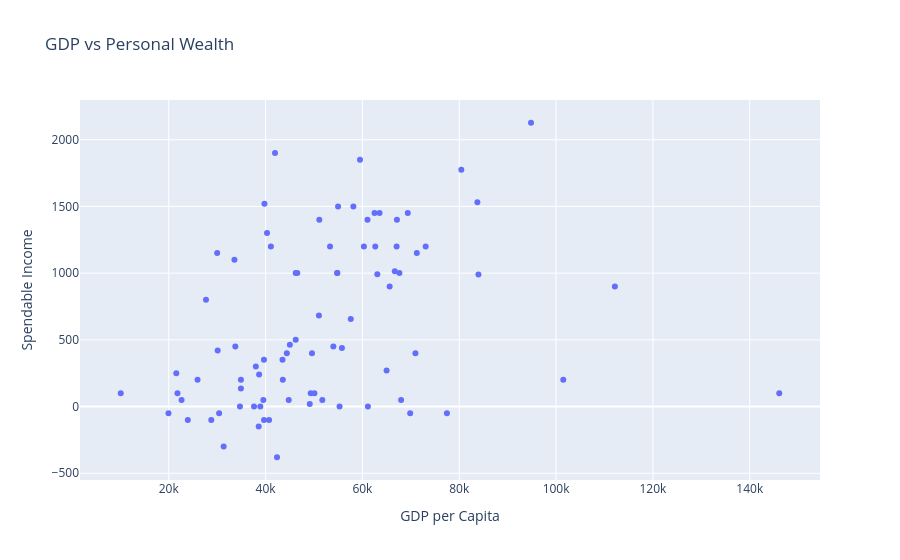

Write notebook code for a chart like this one.
### Markdown cell above
#### 1.5.4 True Personal Wealth vs National Wealth: GDP vs Spendable Income

### Code cell
fig4 = px.scatter(city_data, x = 'GDP per Capita', y = 'Spendable Income', title='GDP vs Personal Wealth', labels= {'GDP per Capita':'GDP per Capita', 'Spendable Income': 'Spendable Income'}, hover_name='City', hover_data= ['Country']) # creating the scatter plot as it's the most suitable to show a relationship between 2 numerical variables
fig4.show()

### Figure 1 — Plotly figure (JSON) as saved in the notebook; plotly's stock layout.template omitted (floating-point values rounded to 4 significant figures)
{"data": [{"customdata": [["Austria"], ["Austria"], ["Belgium"], ["Belgium"], ["Belgium"], ["Belgium"], ["Bulgaria"], ["Bulgaria"], ["Croatia"], ["Croatia"], ["Cyprus"], ["Cyprus"], ["Czechia"], ["Czechia"], ["Denmark"], ["Denmark"], ["Estonia"], ["Finland"], ["Finland"], ["France"], ["France"], ["France"], ["Germany"], ["Germany"], ["Germany"], ["Germany"], ["Germany"], ["Germany"], ["Germany"], ["Germany"], ["Germany"], ["Germany"], ["Greece"], ["Greece"], ["Hungary"], ["Hungary"], ["Hungary"], ["Ireland"], ["Ireland"], ["Italy"], ["Italy"], ["Italy"], ["Italy"], ["Italy"], ["Italy"], ["Latvia"], ["Luxembourg"], ["Malta"], ["Netherlands"], ["Netherlands"], ["Netherlands"], ["Netherlands"], ["Netherlands"], ["Norway"], ["Norway"], ["Norway"], ["Poland"], ["Poland"], ["Poland"], ["Portugal"], ["Portugal"], ["Portugal"], ["Portugal"], ["Romania"], ["Slovak Republic"], ["Slovenia"], ["Spain"], ["Spain"], ["Spain"], ["Spain"], ["Spain"], ["Sweden"], ["Sweden"], ["Sweden"], ["Switzerland"], ["Switzerland"], ["Switzerland"], ["Turkiye"], ["Turkiye"], ["United Kingdom"], ["United Kingdom"], ["United Kingdom"], ["United Kingdom"], ["United Kingdom"]], "hovertemplate": "<b>%{hovertext}</b><br><br>GDP per Capita=%{x}<br>Spendable Income=%{y}<br>Country=%{customdata[0]}<extra></extra>", "hovertext": ["Salzburg", "Vienna", "Antwerp", "Bruges", "Brussels", "Ghent", "Dobrich", "Sofia", "Split", "Zagreb", "Limassol", "Nicosia", "Ostrava", "Prague", "Copenhagen", "Odense", "Tallinn", "Helsinki", "Tampere", "Lyon", "Paris", "Toulouse", "Berlin", "Cologne", "Dresden", "Dusseldorf", "Frankfurt am Main", "Hamburg", "Hanover", "Leipzig", "Munich", "Stuttgart", "Athens", "Thessaloniki", "Budapest", "Debrecen", "Miskolc", "Cork", "Dublin", "Florence", "Milan", "Naples", "Rome", "Turin", "Venice", "Riga", "Luxembourg", "Malta", "Amsterdam", "Eindhoven", "Rotterdam", "The Hague", "Utrecht", "Bergen", "Oslo", "Stavanger", "Cracow", "Lodz", "Warsaw", "Braga", "Coimbra", "Lisbon", "Porto", "Giroc", "Bratislava", "Ljubljana", "Barcelona", "Madrid", "Malaga", "Seville", "Valencia", "Gothenburg", "Malmo", "Stockholm", "Basel", "Geneva", "Zurich", "Adana", "Ankara", "Edinburgh", "Glasgow", "Leeds", "Liverpool", "London"], "legendgroup": "", "marker": {"color": "#636efa", "symbol": "circle"}, "mode": "markers", "name": "", "orientation": "v", "showlegend": false, "type": "scatter", "x": [66690.0, 55770.0, 57600.0, 63080.0, 62500.0, 53310.0, 10090.0, 43560.0, 21560.0, 38660.0, 34910.0, 34910.0, 30100.0, 65000.0, 63540.0, 40300.0, 49330.0, 59500.0, 41950.0, 46230.0, 65630.0, 46230.0, 46550.0, 60310.0, 39770.0, 71240.0, 69370.0, 61060.0, 54830.0, 41100.0, 83960.0, 67640.0, 38580.0, 23940.0, 49130.0, 22650.0, 21800.0, 146100.0, 101500.0, 55280.0, 61130.0, 25950.0, 50090.0, 43500.0, 39680.0, 39540.0, 112100.0, 44780.0, 73060.0, 62660.0, 54780.0, 54980.0, 67060.0, 51100.0, 67130.0, 58140.0, 40720.0, 37620.0, 67990.0, 28780.0, 30410.0, 42360.0, 31340.0, 34710.0, 77460.0, 51730.0, 45020.0, 51020.0, 27690.0, 30000.0, 33570.0, 49590.0, 44390.0, 70950.0, 94830.0, 83750.0, 80430.0, 19940.0, 38920.0, 54000.0, 39670.0, 37990.0, 33750.0, 69860.0], "xaxis": "x", "y": [1014, 439, 656, 992, 1450, 1200, 100, 200, 250, 240, 200, 136, 420, 270, 1450, 1300, 100, 1850, 1900, 500, 900, 1000, 1000, 1200, 1520, 1150, 1450, 1400, 1000, 1200, 990, 1000, -150, -100, 20, 50, 100, 100, 200, 0, 0, 200, 100, 350, -100, 50, 900, 50, 1200, 1200, 1000, 1500, 1200, 1400, 1400, 1500, -100, 0, 50, -100, -50, -380, -300, 0, -50, 50, 464, 682, 800, 1150, 1100, 400, 400, 400, 2127, 1531, 1774, -50, 0, 450, 350, 300, 450, -50], "yaxis": "y"}], "layout": {"legend": {"tracegroupgap": 0}, "title": {"text": "GDP vs Personal Wealth"}, "xaxis": {"anchor": "y", "domain": [0, 1], "title": {"text": "GDP per Capita"}}, "yaxis": {"anchor": "x", "domain": [0, 1], "title": {"text": "Spendable Income"}}}}
